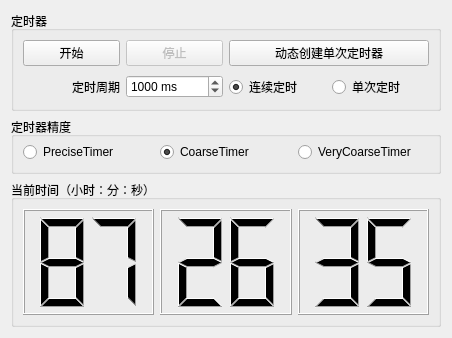
<?xml version="1.0" encoding="UTF-8"?>
<ui version="4.0">
 <class>Widget</class>
 <widget class="QWidget" name="Widget">
  <property name="geometry">
   <rect>
    <x>0</x>
    <y>0</y>
    <width>452</width>
    <height>338</height>
   </rect>
  </property>
  <property name="windowTitle">
   <string>Widget</string>
  </property>
  <layout class="QVBoxLayout" name="verticalLayout">
   <item>
    <widget class="QGroupBox" name="groupBox">
     <property name="sizePolicy">
      <sizepolicy hsizetype="Preferred" vsizetype="Fixed">
       <horstretch>0</horstretch>
       <verstretch>0</verstretch>
      </sizepolicy>
     </property>
     <property name="title">
      <string>定时器</string>
     </property>
     <layout class="QGridLayout" name="gridLayout">
      <property name="verticalSpacing">
       <number>9</number>
      </property>
      <item row="0" column="0">
       <widget class="QPushButton" name="btnStart">
        <property name="text">
         <string>开始</string>
        </property>
       </widget>
      </item>
      <item row="0" column="1">
       <widget class="QPushButton" name="btnStop">
        <property name="enabled">
         <bool>false</bool>
        </property>
        <property name="text">
         <string>停止</string>
        </property>
       </widget>
      </item>
      <item row="0" column="2" colspan="2">
       <widget class="QPushButton" name="btnOneShot">
        <property name="text">
         <string>动态创建单次定时器</string>
        </property>
       </widget>
      </item>
      <item row="1" column="0">
       <widget class="QLabel" name="label">
        <property name="text">
         <string>定时周期</string>
        </property>
        <property name="alignment">
         <set>Qt::AlignRight|Qt::AlignTrailing|Qt::AlignVCenter</set>
        </property>
       </widget>
      </item>
      <item row="1" column="1">
       <widget class="QSpinBox" name="spinBoxIntv">
        <property name="suffix">
         <string> ms</string>
        </property>
        <property name="maximum">
         <number>999999</number>
        </property>
        <property name="value">
         <number>1000</number>
        </property>
       </widget>
      </item>
      <item row="1" column="2">
       <widget class="QRadioButton" name="radioContiue">
        <property name="text">
         <string>连续定时</string>
        </property>
        <property name="checked">
         <bool>true</bool>
        </property>
       </widget>
      </item>
      <item row="1" column="3">
       <widget class="QRadioButton" name="radioOneShot">
        <property name="text">
         <string>单次定时</string>
        </property>
        <property name="checked">
         <bool>false</bool>
        </property>
       </widget>
      </item>
     </layout>
    </widget>
   </item>
   <item>
    <widget class="QGroupBox" name="groupBox_3">
     <property name="sizePolicy">
      <sizepolicy hsizetype="Preferred" vsizetype="Fixed">
       <horstretch>0</horstretch>
       <verstretch>0</verstretch>
      </sizepolicy>
     </property>
     <property name="title">
      <string>定时器精度</string>
     </property>
     <layout class="QHBoxLayout" name="horizontalLayout_2">
      <property name="topMargin">
       <number>5</number>
      </property>
      <item>
       <widget class="QRadioButton" name="radioPrecise">
        <property name="text">
         <string>PreciseTimer</string>
        </property>
        <property name="checked">
         <bool>false</bool>
        </property>
       </widget>
      </item>
      <item>
       <widget class="QRadioButton" name="radioCoarse">
        <property name="text">
         <string>CoarseTimer</string>
        </property>
        <property name="checked">
         <bool>true</bool>
        </property>
       </widget>
      </item>
      <item>
       <widget class="QRadioButton" name="radioVeryCoarse">
        <property name="text">
         <string>VeryCoarseTimer</string>
        </property>
       </widget>
      </item>
     </layout>
    </widget>
   </item>
   <item>
    <widget class="QGroupBox" name="groupBox_2">
     <property name="sizePolicy">
      <sizepolicy hsizetype="Fixed" vsizetype="Preferred">
       <horstretch>0</horstretch>
       <verstretch>0</verstretch>
      </sizepolicy>
     </property>
     <property name="maximumSize">
      <size>
       <width>3000000</width>
       <height>16777215</height>
      </size>
     </property>
     <property name="title">
      <string>当前时间（小时：分：秒）</string>
     </property>
     <layout class="QHBoxLayout" name="horizontalLayout">
      <item>
       <widget class="QLCDNumber" name="LCDHour">
        <property name="smallDecimalPoint">
         <bool>false</bool>
        </property>
        <property name="digitCount">
         <number>2</number>
        </property>
        <property name="segmentStyle">
         <enum>QLCDNumber::Filled</enum>
        </property>
        <property name="value" stdset="0">
         <double>87.000000000000000</double>
        </property>
        <property name="intValue" stdset="0">
         <number>87</number>
        </property>
       </widget>
      </item>
      <item>
       <widget class="QLCDNumber" name="LCDMin">
        <property name="smallDecimalPoint">
         <bool>false</bool>
        </property>
        <property name="digitCount">
         <number>2</number>
        </property>
        <property name="segmentStyle">
         <enum>QLCDNumber::Filled</enum>
        </property>
        <property name="value" stdset="0">
         <double>26.000000000000000</double>
        </property>
        <property name="intValue" stdset="0">
         <number>26</number>
        </property>
       </widget>
      </item>
      <item>
       <widget class="QLCDNumber" name="LCDSec">
        <property name="digitCount">
         <number>2</number>
        </property>
        <property name="intValue" stdset="0">
         <number>35</number>
        </property>
       </widget>
      </item>
     </layout>
    </widget>
   </item>
  </layout>
 </widget>
 <resources/>
 <connections/>
</ui>
